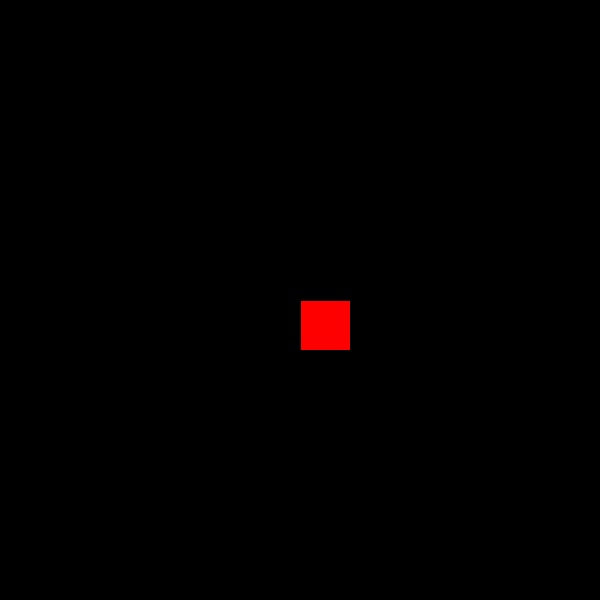
Frame 1 (no input)
Frame 60 (the mouse pressed at the canvas centre just before this capture): identical to frame 1, image omitted
Frame 120 (the mouse held since frame 60 and released just before this capture): identical to frame 1, image omitted

The Processing sketch that drew this single still picture (run headless with seeded random() and noise(); from frame 60 on, the mouse is pressed at the canvas centre):

// Processing sketch: simple_Boolean
// ── simple_Boolean.pde
/*
Usando booleanos + if statement para detectar si hacemos click dentro del rect
*/

boolean button = false;
float xPos, yPos;
float rectSize = 50;

void setup() {
  size(600, 600); 
  xPos = width/2;
  yPos = height/2;
}


void draw() {
  background(0);
  // podemos anidar if statements si queremos, el resultado es el mismo, solo cosa de estilo
  if (mouseX > xPos && mouseX < xPos + rectSize && mousePressed==true) {
    if (mouseY > yPos && mouseY < yPos + rectSize) {
      button = true; //si todas las condiciones anteriores son verdaderas, el boolean es verdadero
    }
  }
  else {  
    button = false; // si ninguna condicion se cumple, el boolean es falso
  }

  //ahora tenemos un boolean que cambia de true a false
  //podemos usar eso para controlar otra cosa!
  
  if (button) { //una forma corta para escribir:  if(button==true)
    fill(0, 255, 0); //si es true, usa verde
  }
  else {
    fill(255, 0, 0); //si es false, usa rojo
  }

  rect(xPos, yPos, rectSize, rectSize);

  println(button); //comprobemos estado del boolean en la consola para el debug
}
